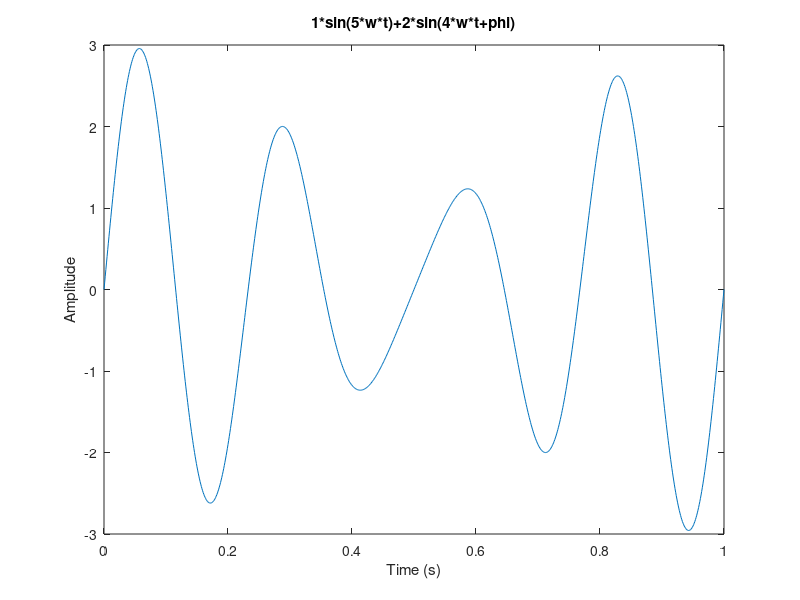
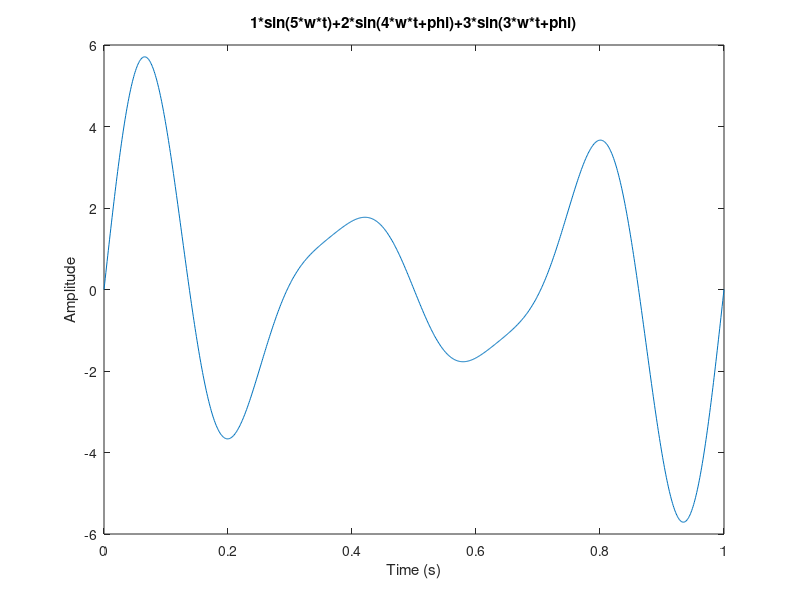
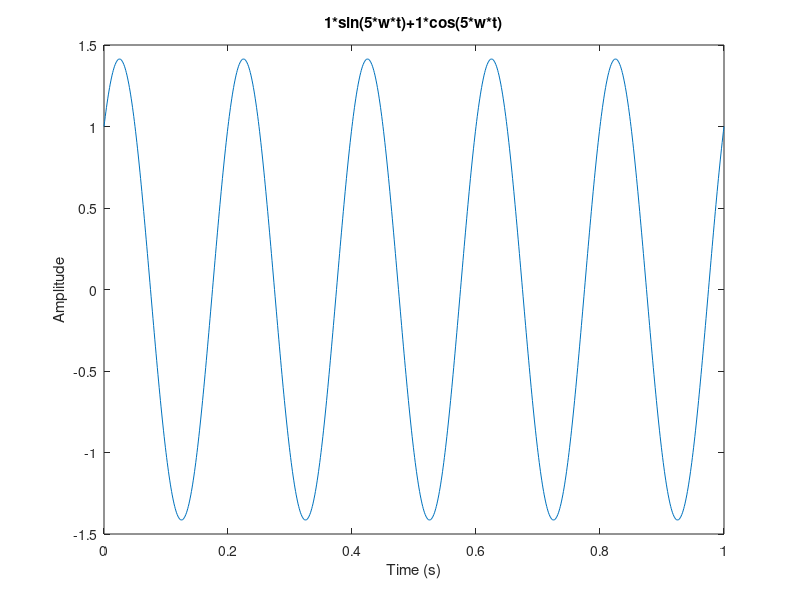
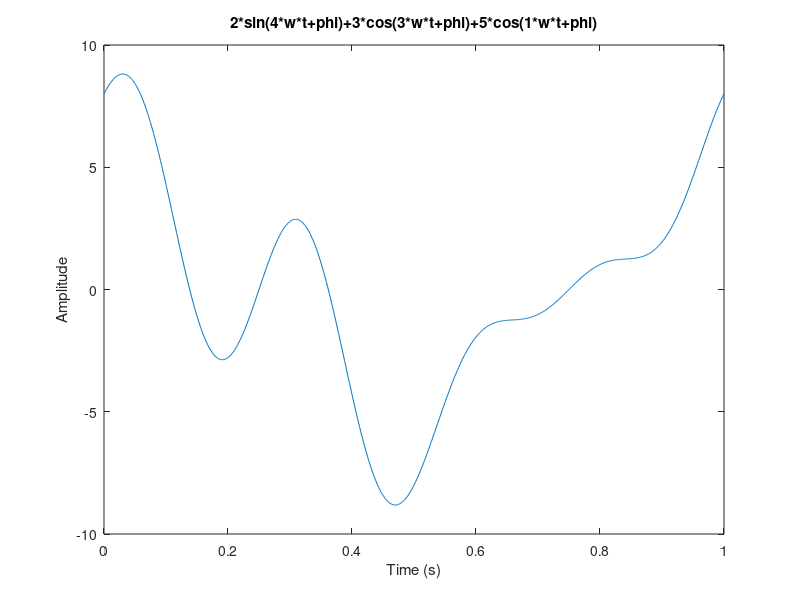

Source code (MATLAB) for these figures, in order:
%% ***********************************************************
%%
%% This program illustrates how to synthesize complex sinusoids
%% through the addition of sine and cosine curves.
%% 
%% Author: Vladimir Kulyukin
%%
%% ************************************************************

phi = 0;           %% phase offset; defaults to 0, try it with pi/2, pi/4, pi/10, etc. 
t   = 0:0.001:1;   %% time x-axis
w   = 2*pi;        %% angular frequency
ang = 0:0.01:2*pi; %% angle array for drawing circles

%% sine curves
sin01 = 1*sin(5*w*t+phi); %% sin curve 01; f = 5, amp = 1
sin02 = 2*sin(4*w*t+phi); %% sin curve 02; f = 4, amp = 2
sin03 = 3*sin(3*w*t+phi); %% sin curve 03; f = 3, amp = 3
sin04 = 4*sin(2*w*t+phi); %% sin curve 04; f = 2, amp = 4
sin05 = 5*sin(1*w*t+phi); %% sin curve 05; f = 1, amp = 5

%% cosine curves
cos01 = 1*cos(5*w*t+phi); %% cos curve 01; f = 5, amp = 1
cos02 = 2*cos(4*w*t+phi); %% cos curve 02; f = 4, amp = 2
cos03 = 3*cos(3*w*t+phi); %% cos curve 03; f = 3, amp = 3
cos04 = 4*cos(2*w*t+phi); %% cos curve 04; f = 2, amp = 4
cos05 = 5*cos(1*w*t+phi); %% cos curve 05; f = 1, amp = 5

%% combined sinusoids
csin01 = sin01 + sin02;
csin02 = sin01 + sin02 + sin03;
csin03 = sin01 + cos01;
csin04 = sin02 + cos03 + cos05;

%% ===== COMBINED SINUSOIDS

%% ****** plot of csin01=sin01+sin02
figure;
plot(t, csin01);
xlabel('Time (s)')
ylabel('Amplitude')
title('1*sin(5*w*t)+2*sin(4*w*t+phi)')

%% ******* plot of csin02=sin01+sin02+sin03
figure;
plot(t, csin02);
xlabel('Time (s)');
ylabel('Amplitude');
title('1*sin(5*w*t)+2*sin(4*w*t+phi)+3*sin(3*w*t+phi)');

%% ******* plot of csin03=sin01+cos01
figure;
plot(t, csin03);
xlabel('Time (s)');
ylabel('Amplitude');
title('1*sin(5*w*t)+1*cos(5*w*t)');

%% ******* plot of csin04=sin02+cos03+cos05
figure;
plot(t, csin04);
xlabel('Time (s)');
ylabel('Amplitude');
title('2*sin(4*w*t+phi)+3*cos(3*w*t+phi)+5*cos(1*w*t+phi)');
